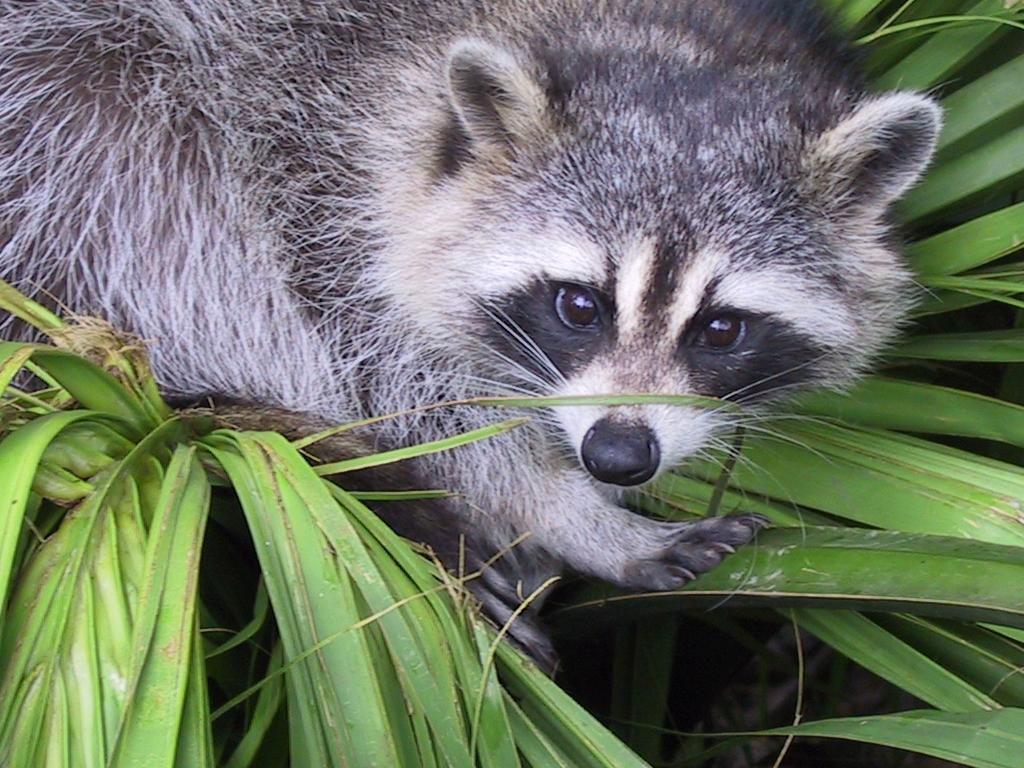
#> input picture Python-1/ex04/animal.jpeg, 1024 x 768 px
$ python rotate.py
#> lines starting #> are read from the running program, lines starting #| are printed output that depends on the picture
### Python-1/ex04/load_image.py
from PIL import Image
import numpy as np


def ft_load(path: str) -> np.array:
    """Loads the image path prints the dimension/shape
    of the image and returns the values of each pixel"""
#> called with path = 'animal.jpeg'
    try:
        assert type(path) is str, "Type is not a string"
        img = Image.open(path)
#> img is the input picture: PIL image 1024x768 RGB; mean R, G, B 110.7, 117.7, 102.1
        imgArray = np.array(img)
        # print("The shape of image is:", imgArray.shape)
        return imgArray
    except (FileNotFoundError, PermissionError) as error:
        print(error)
    except AssertionError as error:
        print("AssertionError:", error)

    return None

### Python-1/ex04/rotate.py
from load_image import ft_load
import matplotlib.pyplot as plt
from PIL import Image, ImageOps
import numpy as np


def grayScaler(img: np.array) -> np.array:
    Img = Image.fromarray(img)
    grayscale_img = ImageOps.grayscale(Img)

    return np.array(grayscale_img)


def zoom(img: np.array) -> np.array:
    """Zooms into the image array and displays image"""
    beginX = int(img.shape[0] * 0.30)
#> beginX = 230
    beginY = int(img.shape[1] * 0.30)
#> beginY = 307
    endX = img.shape[0] - beginX
#> endX = 538
    endY = img.shape[1] - beginY
#> endY = 717

    # Zoomed image
    sliced = img[
        beginX:endX,
        beginY:endY,
    ]
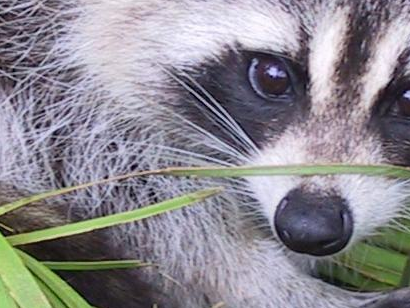
#> sliced: shape (308, 410, 3); mean R, G, B 138.9, 136.1, 142.9

    # Img = Image.fromarray(sliced)
    gray = grayScaler(sliced)
#> in grayScaler, `grayscale_img = ImageOps.grayscale(Img)`:
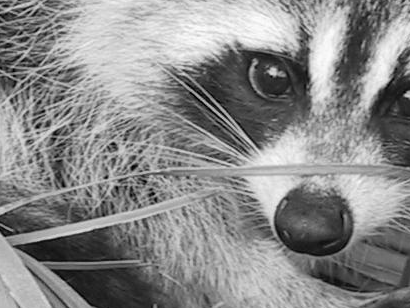
#> grayscale_img: PIL image 410x308 L; min 0, max 253, mean 137.7
    print("The shape of the image is:",
          gray[:, :, np.newaxis].shape, "or", gray.shape)
#| The shape of the image is: (308, 410, 1) or (308, 410)
    print(gray[:, :, np.newaxis])
#> (printed output is left out)

    return sliced


def transpose(img: np.array) -> np.array:
    """Will transpose the image adn return the array transpose"""
    x = img.shape[0]
#> x = 308
    y = img.shape[1]
#> y = 410
    z = img.shape[2]
#> z = 3

    transposed = np.zeros((y, x, z), dtype=img.dtype)

    for i in range(y):
        for j in range(x):
            transposed[i, j] = img[j, i]
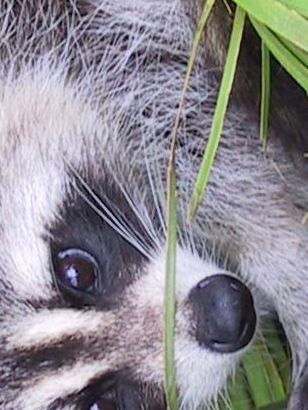
#> transposed: shape (410, 308, 3); mean R, G, B 138.9, 136.1, 142.9

    return transposed


def displayInGrayScale(img: np.array):
    """displays the Image in GrayScale"""
    grayscale_img = grayScaler(img)
#> in grayScaler (call 2), `grayscale_img = ImageOps.grayscale(Img)`:
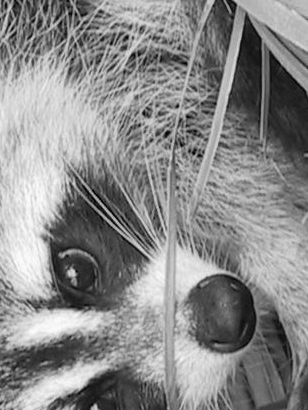
#> grayscale_img: PIL image 308x410 L; min 0, max 253, mean 137.7
    print(
        "New shape after transpose:",
        np.array(grayscale_img)[:, :, np.newaxis].shape,
        "or",
        np.array(grayscale_img).shape,
    )
#| New shape after transpose: (410, 308, 1) or (410, 308)
    print(np.array(grayscale_img))
#> (printed output is left out)
    plt.imshow(grayscale_img, cmap="gray")
    plt.show()


if __name__ == "__main__":
    img = ft_load("animal.jpeg")
    if img is not None:
        zoomed = zoom(img)
        transposedImg = transpose(zoomed)
        displayInGrayScale(transposedImg)
